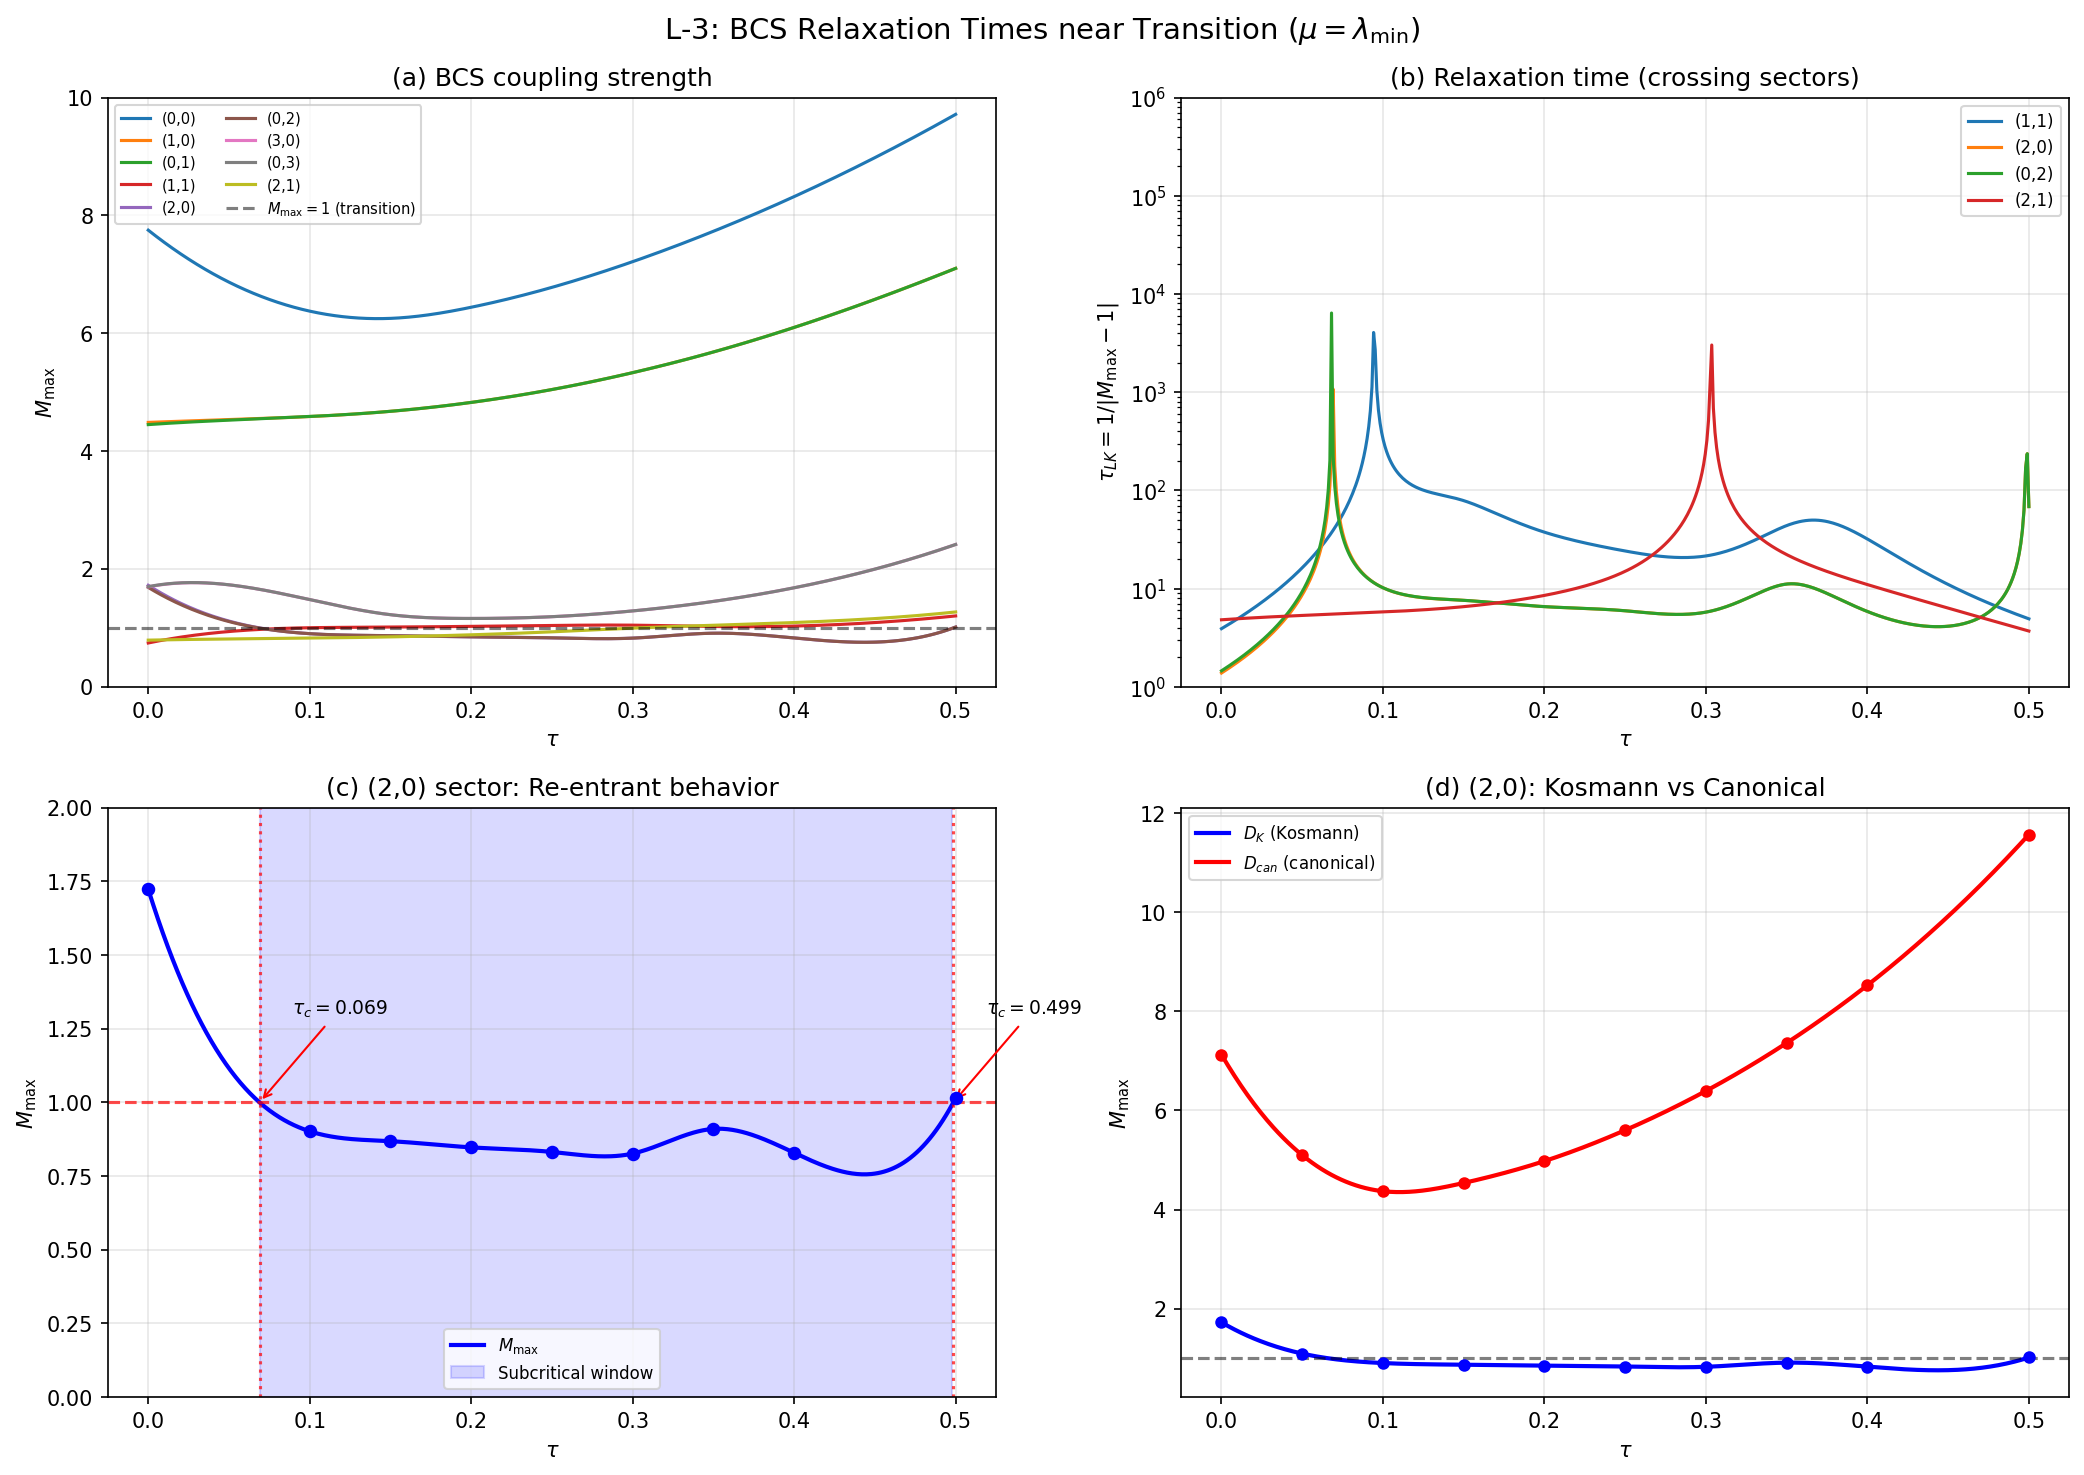

Write the Python code that produced this figure.
#!/usr/bin/env python3
"""
Session 28b-2: L-3 Relaxation Times near BCS Transition
=========================================================

Gate L-3 (Diagnostic): Re-entrant (2,0) sector with two tau_LK divergences
= dynamical tau-trapping window.

Method:
-------
Near the BCS transition M_max = 1, the relaxation time in mean-field BCS
theory scales as:

    tau_LK ~ 1 / |M_max - 1|

with critical exponent z*nu = 1. This divergence signals critical slowing
down at the normal-superconductor boundary.

For each sector at mu = lambda_min (the physically relevant chemical
potential), we:
  1. Compute M_max(tau) from the s27 multi-sector BCS data
  2. Identify tau_c where M_max crosses 1 (critical tau values)
  3. Compute tau_LK(tau) = 1 / |M_max(tau) - 1|
  4. Check for re-entrant behavior in the (2,0)/(0,2) sectors

Data:
-----
  s27_multisector_bcs.npz: M_max[sector, tau, mu] with 9 sectors, 9 tau, 12 mu
  s28a_torsionful_bcs.npz: M_max_K, M_max_can for D_K and D_can connections
"""

import numpy as np
from scipy.interpolate import CubicSpline
import matplotlib
matplotlib.use('Agg')
import matplotlib.pyplot as plt
from pathlib import Path

# ─── Configuration ───────────────────────────────────────────────────────────
DATA_DIR = Path(__file__).parent
S27_FILE = DATA_DIR / 's27_multisector_bcs.npz'
S28A_FILE = DATA_DIR / 's28a_torsionful_bcs.npz'
OUT_NPZ = DATA_DIR / 's28b_relaxation_times.npz'
OUT_PNG = DATA_DIR / 's28b_relaxation_times.png'

# Fine tau grid for interpolation
TAU_FINE = np.linspace(0.0, 0.50, 500)


def find_crossings(tau_arr: np.ndarray, mmax_arr: np.ndarray, threshold: float = 1.0):
    """
    Find tau values where M_max crosses `threshold` using linear interpolation.

    Returns:
        list of (tau_cross, direction): direction = +1 for subcrit->supercrit, -1 for super->sub
    """
    crossings = []
    for i in range(len(tau_arr) - 1):
        delta_lo = mmax_arr[i] - threshold
        delta_hi = mmax_arr[i + 1] - threshold
        if delta_lo * delta_hi < 0:
            # Linear interpolation
            tau_cross = tau_arr[i] + (-delta_lo) / (delta_hi - delta_lo) * (tau_arr[i + 1] - tau_arr[i])
            direction = +1 if delta_hi > 0 else -1
            crossings.append((tau_cross, direction))
    return crossings


def compute_relaxation_times(tau_arr, mmax_arr, tau_fine):
    """
    Compute tau_LK(tau) = 1 / |M_max(tau) - 1| on fine grid using cubic spline.

    Parameters:
        tau_arr: shape (n_tau,) raw tau grid
        mmax_arr: shape (n_tau,) M_max values
        tau_fine: shape (n_fine,) fine evaluation grid

    Returns:
        mmax_fine: interpolated M_max on fine grid
        tau_lk: relaxation time 1/|M_max - 1| on fine grid (capped at 1e6)
    """
    cs = CubicSpline(tau_arr, mmax_arr)
    mmax_fine = cs(tau_fine)
    # Relaxation time: diverges at M_max = 1
    distance = np.abs(mmax_fine - 1.0)
    tau_lk = np.where(distance > 1e-6, 1.0 / distance, 1e6)  # cap at 1e6
    return mmax_fine, tau_lk


def refine_crossing(tau_arr, mmax_arr, tau_fine):
    """
    Find precise crossings on the fine grid via cubic spline.

    Returns list of (tau_cross, direction) tuples.
    """
    cs = CubicSpline(tau_arr, mmax_arr)
    mmax_fine = cs(tau_fine)
    crossings = find_crossings(tau_fine, mmax_fine, threshold=1.0)
    return crossings


def main():
    # ─── Load s27 data ───────────────────────────────────────────────────────
    d27 = np.load(S27_FILE, allow_pickle=True)
    tau_values = d27['tau_values']       # (9,)
    mu_ratios = d27['mu_ratios']         # (12,)
    sectors = d27['sectors']             # (9, 4): p, q, dim, mult
    M_max = d27['M_max']                 # (9, 9, 12)

    # mu/lambda_min = 1.0 index
    mu_idx_10 = int(np.where(mu_ratios == 1.0)[0][0])

    n_sectors = sectors.shape[0]
    sector_labels = [f'({sectors[i,0]},{sectors[i,1]})' for i in range(n_sectors)]

    print("=" * 72)
    print("L-3 RELAXATION TIMES: BCS Critical Slowing Down Analysis")
    print("=" * 72)
    print(f"tau grid: {tau_values}")
    print(f"mu/lambda_min = 1.0 (index {mu_idx_10})")
    print()

    # ─── Per-sector analysis at mu = lambda_min ──────────────────────────────
    results = {}

    print("─── M_max(tau) at mu = lambda_min ───")
    for si in range(n_sectors):
        p, q = sectors[si, 0], sectors[si, 1]
        mmax_tau = M_max[si, :, mu_idx_10]

        # Raw crossings
        raw_crossings = find_crossings(tau_values, mmax_tau)
        # Refined crossings via cubic spline
        refined_crossings = refine_crossing(tau_values, mmax_tau, TAU_FINE)

        # Fine-grid relaxation time
        mmax_fine, tau_lk_fine = compute_relaxation_times(tau_values, mmax_tau, TAU_FINE)

        # Classification
        always_super = np.all(mmax_tau > 1.0)
        always_sub = np.all(mmax_tau < 1.0)
        is_reentrant = len(refined_crossings) >= 2

        status = "ALWAYS SUPERCRITICAL" if always_super else \
                 "ALWAYS SUBCRITICAL" if always_sub else \
                 f"RE-ENTRANT ({len(refined_crossings)} crossings)" if is_reentrant else \
                 f"SINGLE TRANSITION ({len(refined_crossings)} crossing)"

        print(f"\n  Sector ({p},{q}): {status}")
        print(f"    M_max range: [{mmax_tau.min():.4f}, {mmax_tau.max():.4f}]")
        for tc, dirn in refined_crossings:
            arrow = "sub->super" if dirn > 0 else "super->sub"
            print(f"    tau_c = {tc:.5f} ({arrow})")

        # Peak tau_LK (maximum relaxation time in accessible range)
        peak_idx = np.argmax(tau_lk_fine)
        peak_tau_lk = tau_lk_fine[peak_idx]
        peak_tau = TAU_FINE[peak_idx]
        if peak_tau_lk < 1e6:
            print(f"    Peak tau_LK = {peak_tau_lk:.2f} at tau = {peak_tau:.4f}")

        results[f'mmax_{p}_{q}'] = mmax_tau
        results[f'mmax_fine_{p}_{q}'] = mmax_fine
        results[f'tau_lk_{p}_{q}'] = tau_lk_fine
        results[f'crossings_{p}_{q}'] = np.array([(tc, d) for tc, d in refined_crossings]) if refined_crossings else np.array([])

    # ─── Specific (2,0) re-entrant analysis ──────────────────────────────────
    print()
    print("=" * 72)
    print("KEY DIAGNOSTIC: (2,0) Sector Re-Entrant Behavior")
    print("=" * 72)

    # (2,0) is sector index 4
    si_20 = 4
    mmax_20 = M_max[si_20, :, mu_idx_10]
    crossings_20 = refine_crossing(tau_values, mmax_20, TAU_FINE)

    print(f"  M_max(tau) for (2,0) at mu = lambda_min:")
    for ti in range(len(tau_values)):
        marker = " <-- SUPERCRITICAL" if mmax_20[ti] > 1.0 else ""
        print(f"    tau={tau_values[ti]:.2f}: M_max = {mmax_20[ti]:.6f}{marker}")

    if len(crossings_20) >= 2:
        tau_c1, dir1 = crossings_20[0]
        tau_c2, dir2 = crossings_20[1]
        window = tau_c2 - tau_c1
        print(f"\n  RE-ENTRANT CONFIRMED:")
        print(f"    tau_c1 = {tau_c1:.5f} ({('sub->super' if dir1 > 0 else 'super->sub')})")
        print(f"    tau_c2 = {tau_c2:.5f} ({('sub->super' if dir2 > 0 else 'super->sub')})")
        print(f"    Subcritical window: [{tau_c1:.4f}, {tau_c2:.4f}] (width = {window:.4f})")
        print(f"    Interpretation: (2,0) is supercritical at tau=0, drops below 1 near tau~{tau_c1:.2f},")
        print(f"    stays subcritical through the bulk of the deformation, then re-enters")
        print(f"    supercritical phase at tau~{tau_c2:.2f}.")

        results['reentrant_20_tau_c1'] = tau_c1
        results['reentrant_20_tau_c2'] = tau_c2
        results['reentrant_20_window'] = window
    else:
        print(f"\n  WARNING: Expected 2 crossings, found {len(crossings_20)}")
        for tc, d in crossings_20:
            print(f"    tau_c = {tc:.5f}")

    # ─── Also check (0,2) (conjugate sector) ────────────────────────────────
    si_02 = 5
    mmax_02 = M_max[si_02, :, mu_idx_10]
    crossings_02 = refine_crossing(tau_values, mmax_02, TAU_FINE)
    print(f"\n  (0,2) conjugate sector: {len(crossings_02)} crossings")
    for tc, d in crossings_02:
        print(f"    tau_c = {tc:.5f}")

    # ─── Torsionful (D_can) comparison ───────────────────────────────────────
    print()
    print("=" * 72)
    print("TORSIONFUL (D_can) COMPARISON")
    print("=" * 72)

    has_torsion = S28A_FILE.exists()
    if has_torsion:
        d28a = np.load(S28A_FILE, allow_pickle=True)
        tau_28a = d28a['tau_values']
        mu_28a = d28a['mu_ratios']
        sectors_28a = d28a['sectors']
        M_max_K = d28a['M_max_K']     # (8, 10, 5)
        M_max_can = d28a['M_max_can']  # (8, 10, 5)

        # mu/lambda_min = 1.0 in this dataset
        mu_idx_28a = int(np.where(mu_28a == 1.0)[0][0]) if 1.0 in mu_28a else None

        if mu_idx_28a is not None:
            print(f"  tau grid (10 pts): {tau_28a}")
            print(f"  mu/lambda_min = 1.0 at index {mu_idx_28a}")

            tau_fine_28a = np.linspace(tau_28a[0], tau_28a[-1], 500)

            for si in range(sectors_28a.shape[0]):
                p, q = sectors_28a[si, 0], sectors_28a[si, 1]
                mmax_K = M_max_K[si, :, mu_idx_28a]
                mmax_can = M_max_can[si, :, mu_idx_28a]

                cross_K = refine_crossing(tau_28a, mmax_K, tau_fine_28a)
                cross_can = refine_crossing(tau_28a, mmax_can, tau_fine_28a)

                print(f"\n  ({p},{q}):")
                print(f"    D_K:   M_max range [{mmax_K.min():.4f}, {mmax_K.max():.4f}], {len(cross_K)} crossings", end="")
                for tc, d in cross_K:
                    print(f" tau_c={tc:.4f}", end="")
                print()
                print(f"    D_can: M_max range [{mmax_can.min():.4f}, {mmax_can.max():.4f}], {len(cross_can)} crossings", end="")
                for tc, d in cross_can:
                    print(f" tau_c={tc:.4f}", end="")
                print()

                # Enhancement
                ratio = mmax_can / np.maximum(mmax_K, 1e-10)
                print(f"    D_can/D_K enhancement: [{ratio.min():.2f}, {ratio.max():.2f}]")

                results[f'mmax_K_{p}_{q}'] = mmax_K
                results[f'mmax_can_{p}_{q}'] = mmax_can
        else:
            print("  mu=1.0 not found in s28a data")
    else:
        print("  s28a_torsionful_bcs.npz not found -- skipping")

    # ─── Summary table ───────────────────────────────────────────────────────
    print()
    print("=" * 72)
    print("SUMMARY: Sector Classification at mu = lambda_min")
    print("=" * 72)
    print(f"{'Sector':<10} {'M_max range':<25} {'#Cross':<8} {'Type':<30}")
    print("-" * 72)
    for si in range(n_sectors):
        p, q = sectors[si, 0], sectors[si, 1]
        mmax_tau = M_max[si, :, mu_idx_10]
        crossings = refine_crossing(tau_values, mmax_tau, TAU_FINE)
        mlo, mhi = mmax_tau.min(), mmax_tau.max()
        nc = len(crossings)
        if np.all(mmax_tau > 1.0):
            stype = "ALWAYS SUPERCRITICAL"
        elif np.all(mmax_tau < 1.0):
            stype = "ALWAYS SUBCRITICAL"
        elif nc >= 2:
            stype = f"RE-ENTRANT (tau in [{crossings[0][0]:.3f},{crossings[1][0]:.3f}])"
        elif nc == 1:
            stype = f"TRANSITION at tau={crossings[0][0]:.3f}"
        else:
            stype = "MARGINAL"
        print(f"({p},{q}){'':<6} [{mlo:.4f}, {mhi:.4f}]{'':<4} {nc:<8} {stype}")

    # ─── Gate Verdict ────────────────────────────────────────────────────────
    print()
    print("=" * 72)
    print("GATE L-3 VERDICT")
    print("=" * 72)

    crossings_20_final = refine_crossing(tau_values, M_max[4, :, mu_idx_10], TAU_FINE)
    has_reentrant = len(crossings_20_final) >= 2

    if has_reentrant:
        print("  L-3: PASS (DIAGNOSTIC)")
        print(f"  (2,0) sector shows re-entrant behavior with 2 divergences.")
        print(f"  Subcritical window defines a dynamical tau-trapping region.")
        verdict = "PASS"
    else:
        print("  L-3: FAIL")
        print(f"  (2,0) sector does NOT show expected re-entrant behavior.")
        verdict = "FAIL"

    # ─── Save ────────────────────────────────────────────────────────────────
    results['tau_values'] = tau_values
    results['tau_fine'] = TAU_FINE
    results['mu_ratios'] = mu_ratios
    results['sectors'] = sectors
    results['verdict'] = verdict
    if has_torsion:
        results['tau_values_28a'] = tau_28a

    np.savez_compressed(OUT_NPZ, **results)
    print(f"\n  Saved: {OUT_NPZ}")

    # ─── Plot ────────────────────────────────────────────────────────────────
    fig, axes = plt.subplots(2, 2, figsize=(14, 10))
    fig.suptitle('L-3: BCS Relaxation Times near Transition ($\\mu = \\lambda_{\\min}$)', fontsize=14)

    # Panel (a): M_max(tau) for all sectors
    ax = axes[0, 0]
    for si in range(n_sectors):
        p, q = sectors[si, 0], sectors[si, 1]
        mmax_fine, _ = compute_relaxation_times(tau_values, M_max[si, :, mu_idx_10], TAU_FINE)
        ax.plot(TAU_FINE, mmax_fine, label=f'({p},{q})')
    ax.axhline(y=1.0, color='k', linestyle='--', alpha=0.5, label='$M_{\\max}=1$ (transition)')
    ax.set_xlabel('$\\tau$')
    ax.set_ylabel('$M_{\\max}$')
    ax.set_title('(a) BCS coupling strength')
    ax.set_ylim(0, 10)
    ax.legend(fontsize=7, ncol=2)
    ax.grid(True, alpha=0.3)

    # Panel (b): tau_LK(tau) = 1/|M_max - 1| for sectors that cross 1
    ax = axes[0, 1]
    crossing_sectors = []
    for si in range(n_sectors):
        mmax_tau = M_max[si, :, mu_idx_10]
        if np.any(mmax_tau > 1.0) and np.any(mmax_tau < 1.0):
            crossing_sectors.append(si)

    for si in crossing_sectors:
        p, q = sectors[si, 0], sectors[si, 1]
        _, tau_lk = compute_relaxation_times(tau_values, M_max[si, :, mu_idx_10], TAU_FINE)
        ax.semilogy(TAU_FINE, tau_lk, label=f'({p},{q})')
    ax.set_xlabel('$\\tau$')
    ax.set_ylabel('$\\tau_{LK} = 1/|M_{\\max} - 1|$')
    ax.set_title('(b) Relaxation time (crossing sectors)')
    ax.set_ylim(1, 1e6)
    ax.legend(fontsize=8)
    ax.grid(True, alpha=0.3)

    # Panel (c): (2,0) re-entrant detail
    ax = axes[1, 0]
    si_20 = 4
    mmax_fine_20, tau_lk_20 = compute_relaxation_times(tau_values, M_max[si_20, :, mu_idx_10], TAU_FINE)
    ax.plot(TAU_FINE, mmax_fine_20, 'b-', linewidth=2, label='$M_{\\max}$')
    ax.axhline(y=1.0, color='r', linestyle='--', alpha=0.7)
    ax.fill_between(TAU_FINE, 0, 2, where=(mmax_fine_20 < 1.0), alpha=0.15, color='blue',
                    label='Subcritical window')
    for tc, d in crossings_20_final:
        ax.axvline(x=tc, color='red', linestyle=':', alpha=0.7)
        ax.annotate(f'$\\tau_c={tc:.3f}$', xy=(tc, 1.0), fontsize=9,
                    xytext=(tc + 0.02, 1.3), arrowprops=dict(arrowstyle='->', color='red'))
    ax.scatter(tau_values, M_max[si_20, :, mu_idx_10], color='blue', zorder=5, s=30)
    ax.set_xlabel('$\\tau$')
    ax.set_ylabel('$M_{\\max}$')
    ax.set_title('(c) (2,0) sector: Re-entrant behavior')
    ax.set_ylim(0, 2.0)
    ax.legend(fontsize=8)
    ax.grid(True, alpha=0.3)

    # Panel (d): Torsionful comparison for (2,0)
    ax = axes[1, 1]
    if has_torsion and mu_idx_28a is not None:
        # Find (2,0) in s28a sectors
        si_20_28a = None
        for si in range(sectors_28a.shape[0]):
            if sectors_28a[si, 0] == 2 and sectors_28a[si, 1] == 0:
                si_20_28a = si
                break

        if si_20_28a is not None:
            tau_fine_28a = np.linspace(tau_28a[0], tau_28a[-1], 500)
            mmax_K_20 = M_max_K[si_20_28a, :, mu_idx_28a]
            mmax_can_20 = M_max_can[si_20_28a, :, mu_idx_28a]

            cs_K = CubicSpline(tau_28a, mmax_K_20)
            cs_can = CubicSpline(tau_28a, mmax_can_20)

            ax.plot(tau_fine_28a, cs_K(tau_fine_28a), 'b-', linewidth=2, label='$D_K$ (Kosmann)')
            ax.plot(tau_fine_28a, cs_can(tau_fine_28a), 'r-', linewidth=2, label='$D_{can}$ (canonical)')
            ax.scatter(tau_28a, mmax_K_20, color='blue', zorder=5, s=25)
            ax.scatter(tau_28a, mmax_can_20, color='red', zorder=5, s=25)
            ax.axhline(y=1.0, color='k', linestyle='--', alpha=0.5)
            ax.set_title('(d) (2,0): Kosmann vs Canonical')
        else:
            ax.text(0.5, 0.5, '(2,0) not in torsionful data', ha='center', va='center',
                    transform=ax.transAxes)
    else:
        ax.text(0.5, 0.5, 'No torsionful data', ha='center', va='center',
                transform=ax.transAxes)
    ax.set_xlabel('$\\tau$')
    ax.set_ylabel('$M_{\\max}$')
    ax.legend(fontsize=8)
    ax.grid(True, alpha=0.3)

    plt.tight_layout()
    plt.savefig(OUT_PNG, dpi=150, bbox_inches='tight')
    print(f"  Saved: {OUT_PNG}")
    plt.close()


if __name__ == '__main__':
    main()
